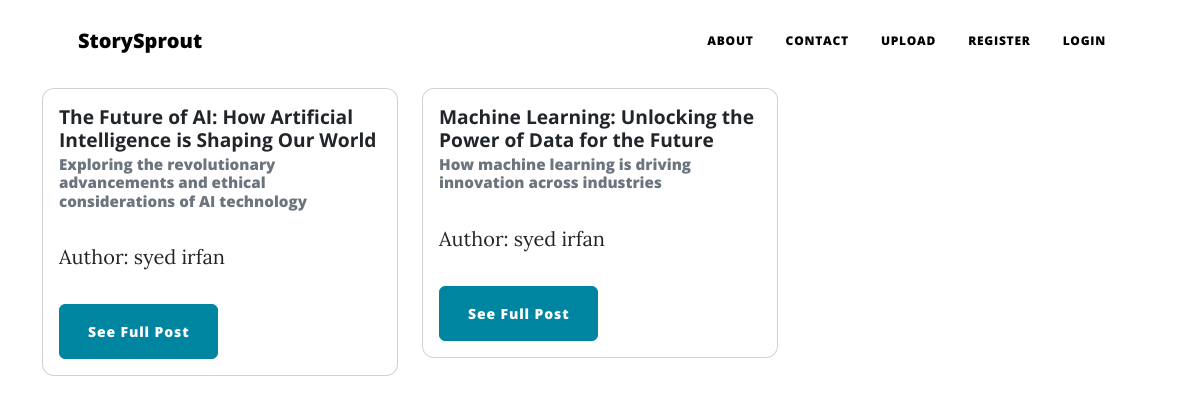
Page /my-blogs/5 on the committed database.
### main.py (models this page shows, shortened)
class BlogPost(db.Model):
    __tablename__ = 'blog_posts'
    id: Mapped[int] = mapped_column(Integer, primary_key=True)
    author_id: Mapped[int] = mapped_column(Integer, db.ForeignKey("users.id"))
    title: Mapped[str] = mapped_column(String(250), unique=True, nullable=False)
    subtitle: Mapped[str] = mapped_column(String(250), nullable=False)
    date: Mapped[str] = mapped_column(String(250), nullable=False)
    body: Mapped[str] = mapped_column(Text, nullable=False)
    author = relationship("User", back_populates="posts")
    img_url: Mapped[str] = mapped_column(String(250), nullable=False)
    comments = relationship("Comment", back_populates="parent_post", cascade='all, delete-orphan')

class User(UserMixin, db.Model):
    __tablename__ = 'users'
    id: Mapped[int] = mapped_column(Integer, primary_key=True)
    username: Mapped[str] = mapped_column(String(250), nullable=False)
    email: Mapped[str] = mapped_column(String(250), nullable=False, unique=True)
    password: Mapped[str] = mapped_column(String(250), nullable=False)
    posts = relationship("BlogPost", back_populates="author")
    comments = relationship("Comment", back_populates="comment_author")

### main.py (the view)
@app.route('/my-blogs/<int:user_id>', methods=['GET', 'POST'])
def my_blogs(user_id):
    user = User.query.get(user_id)
    all_posts = db.session.execute(db.select(BlogPost).where(BlogPost.author_id == user.id)).scalars().all()
    return render_template('my-blogs.html', posts=all_posts, current_user=current_user)

### templates/my-blogs.html
{% include 'header.html' %}
<div class="container mt-5 my-blogs">
    {% if posts %}
        <div class="row">
            {% for post in posts %}
                <div class="col-md-4 mb-4">
                    <div class="card">
                        <div class="card-body">
                            <h5 class="card-title">{{ post.title }}</h5>
                            <h6 class="card-subtitle mb-2 text-muted">{{ post.subtitle }}</h6>
                            <p class="card-text">Author: {{ post.author.username }}</p>
                            <a href="{{ url_for('show_post', post_id=post.id) }}" class="btn btn-primary">See Full Post</a>
                        </div>
                    </div>
                </div>
            {% endfor %}
        </div>
    {% else %}
        <h2>You have not uploaded any blog yet.</h2>
    {% endif %}
</div>

### rows in the picture
BlogPost: title "The Future of AI: How Artificial Intelligence is Shaping Our World", subtitle "Exploring the revolutionary advancements and ethical considerations of AI technology", author.username "syed irfan"
BlogPost: title "Machine Learning: Unlocking the Power of Data for the Future", subtitle "How machine learning is driving innovation across industries", author.username "syed irfan"
